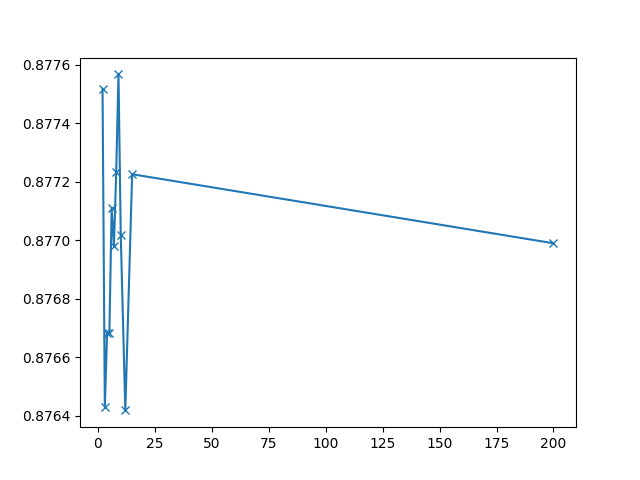

Source code (Python):
import classifier
import matplotlib.pyplot as plt

dataset_paths = {
    2: "datasets/base_age_2.csv",
    3: "datasets/base_age_3.csv",
    4: "datasets/base_age_4.csv",
    5: "datasets/base_age_5.csv",
    6: "datasets/base_age_6.csv",
    7: "datasets/base_age_7.csv",
    8: "datasets/base_age_8.csv",
    9: "datasets/base_age_9.csv",
    10: "datasets/base_age_10.csv",
    12: "datasets/base_age_12.csv",
    15: "datasets/base_age_15.csv",
    200: "datasets/base_age_200.csv"
}
print("running on age bins with sizes", dataset_paths.keys())

onehot_cols = [
    "Age",
    "Married/Single",
    "House_Ownership",
    "Profession",
    "CITY",
    "STATE"
]

enum_cols = [
    "Id"
]

# translate yes/no col to boolean value
yesno_cols = [
    "Car_Ownership"
]

accuracy_result = dict()
num_iter_avg = 10

for k in dataset_paths:
    print("running on", k)
    acc_sum = 0
    for i in range(num_iter_avg):
        result = classifier.run(dataset_paths[k], onehot_cols, enum_cols, yesno_cols, "Risk_Flag")
        acc_sum += result["accuracy"]
    accuracy_result[k] = acc_sum / num_iter_avg

print(accuracy_result)
# {2: 0.8775178571428572, 3: 0.8764305555555556, 4: 0.876684523809524, 5: 0.8766845238095238, 6: 0.8771111111111111, 7: 0.8769801587301588, 8: 0.8772341269841271, 9: 0.8775674603174602, 10: 0.8770178571428572, 12: 0.8764186507936506, 15: 0.8772261904761904, 200: 0.8769900793650794}

plt.plot(accuracy_result.keys(),accuracy_result.values(), marker='x')
plt.savefig("base_age_groups")
